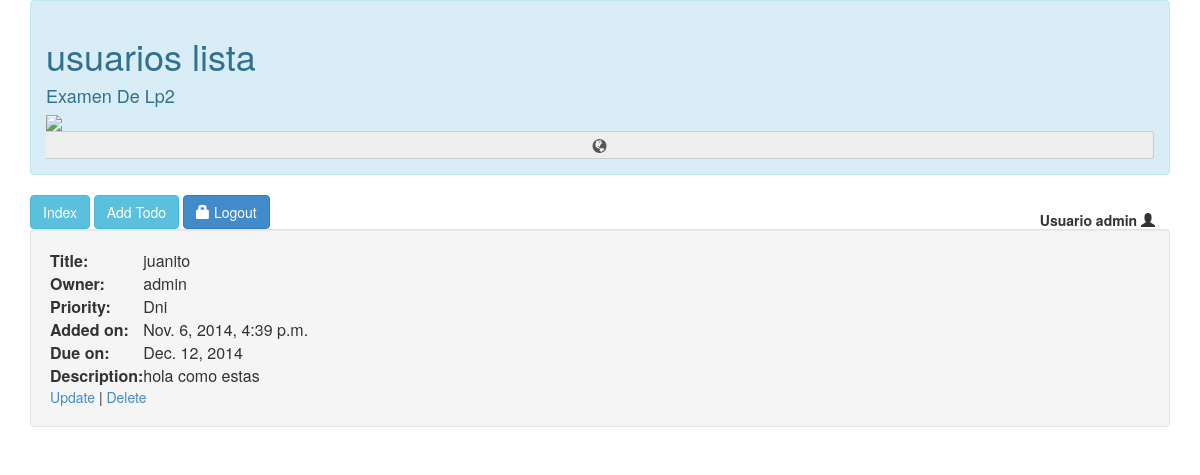
/Todo1 (signed in), run on an earlier commit of the app's database.
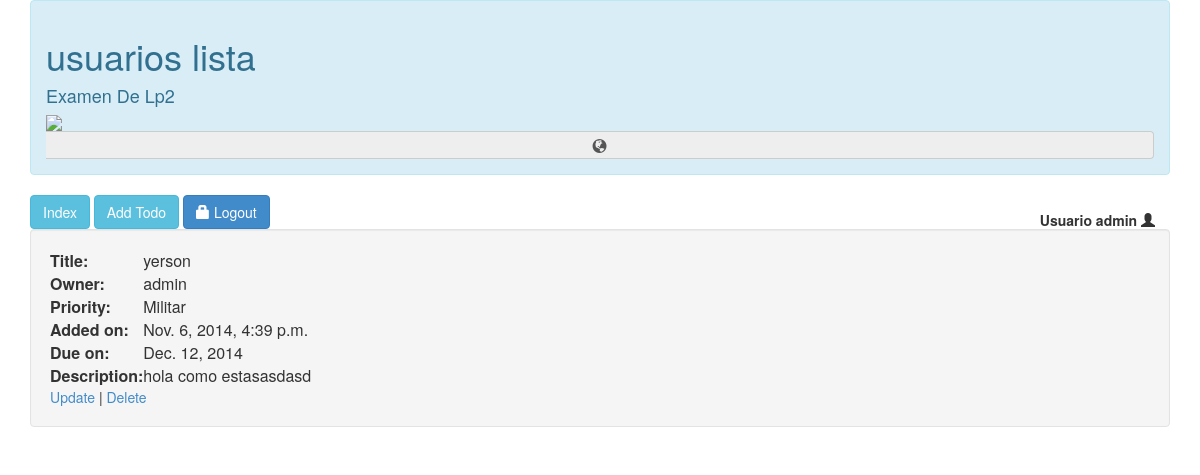
And on a later commit of the database.
### app/models.py (models this page shows, shortened)
class Todo(models.Model):
    PRIORITY_LIST = (
        (0, 'Dni'),
        (5, 'partida'),
        (10, 'Militar'),
        (15, ''),
    )
    title = models.CharField(max_length=40)
    owner = models.ForeignKey(User)
    priority = models.PositiveSmallIntegerField(choices=PRIORITY_LIST, default=5)
    description = models.TextField()
    added_on = models.DateTimeField(auto_now_add=True)
    due_on = models.DateField()
    class Meta:
        permissions = (
            ('list_app', 'Can view list ap'),
            ('view_app', 'Can view ap'),
            ('add_app', 'Can add ap'),
            ('change_app', 'Can change ap'),
            ('delete_app', 'Can delete ap'),
        )
        ordering = ['due_on']
    def __unicode__(self):
        return u"%s" % self.title

### app/views.py (the view)
# urls.py: url(r'^Todo(?P<pk>\d+)$', TodoDetail.as_view(), name='app_detail'),
class TodoDetail(DetailView):
    model = Todo
    @method_decorator(permission_required('app.view_app'))
    def dispatch(self, *args, **kwargs):
        return super(TodoDetail, self).dispatch(*args, **kwargs)

### templates/app/todo_detail.html (shortened to what this page needs)
{% extends 'base.html' %}
{% block content %}
<table>
<tr><th>Title:</th><td>{{todo}}</td></tr>
<tr><th>Owner:</th><td>{{todo.owner}}</td></tr>
<tr><th>Priority:</th><td>{{todo.get_priority_display}}</td></tr>
<tr><th>Added on:</th><td>{{todo.added_on}}</td></tr>
<tr><th>Due on:</th><td>{{todo.due_on}}</td></tr>
<tr><th>Description:</th><td>{{todo.description}}</td></tr>
</table>
{% if perms.app.change_app %}<a href="{% url 'app_update' todo.pk %}">Update</a>{% endif %} | {% if perms.app.delete_app %}<a href="{% url 'app_delete' todo.pk %}">Delete</a>{% endif %}
{% endblock %}

What changed in the data, as far as the page shows it:
changed Todo "admin": title "juanito" → "yerson"; priority "Dni" → "Militar"; description "hola como estas" → "hola como estasasdasd"
